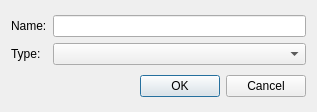
<?xml version="1.0" encoding="UTF-8"?>
<ui version="4.0">
 <class>DialogCreateMaterial</class>
 <widget class="QDialog" name="DialogCreateMaterial">
  <property name="geometry">
   <rect>
    <x>0</x>
    <y>0</y>
    <width>317</width>
    <height>112</height>
   </rect>
  </property>
  <property name="windowTitle">
   <string>Create Material</string>
  </property>
  <layout class="QVBoxLayout" name="verticalLayout">
   <item>
    <layout class="QGridLayout" name="gridLayout">
     <item row="0" column="0">
      <layout class="QVBoxLayout" name="nameLayout">
       <item>
        <widget class="QLabel" name="label">
         <property name="text">
          <string>Name:</string>
         </property>
        </widget>
       </item>
       <item>
        <widget class="QLabel" name="label_2">
         <property name="text">
          <string>Type:</string>
         </property>
        </widget>
       </item>
      </layout>
     </item>
     <item row="0" column="1">
      <layout class="QVBoxLayout" name="controlLayout">
       <item>
        <widget class="QLineEdit" name="materialName"/>
       </item>
       <item>
        <widget class="QComboBox" name="comboBox"/>
       </item>
      </layout>
     </item>
    </layout>
   </item>
   <item>
    <layout class="QHBoxLayout" name="horizontalLayout_2">
     <item>
      <spacer name="horizontalSpacer">
       <property name="orientation">
        <enum>Qt::Horizontal</enum>
       </property>
       <property name="sizeHint" stdset="0">
        <size>
         <width>40</width>
         <height>20</height>
        </size>
       </property>
      </spacer>
     </item>
     <item>
      <widget class="QDialogButtonBox" name="buttonBox">
       <property name="orientation">
        <enum>Qt::Horizontal</enum>
       </property>
       <property name="standardButtons">
        <set>QDialogButtonBox::Cancel|QDialogButtonBox::Ok</set>
       </property>
      </widget>
     </item>
    </layout>
   </item>
  </layout>
 </widget>
 <resources/>
 <connections>
  <connection>
   <sender>buttonBox</sender>
   <signal>accepted()</signal>
   <receiver>DialogCreateMaterial</receiver>
   <slot>accept()</slot>
   <hints>
    <hint type="sourcelabel">
     <x>248</x>
     <y>254</y>
    </hint>
    <hint type="destinationlabel">
     <x>157</x>
     <y>274</y>
    </hint>
   </hints>
  </connection>
  <connection>
   <sender>buttonBox</sender>
   <signal>rejected()</signal>
   <receiver>DialogCreateMaterial</receiver>
   <slot>reject()</slot>
   <hints>
    <hint type="sourcelabel">
     <x>316</x>
     <y>260</y>
    </hint>
    <hint type="destinationlabel">
     <x>286</x>
     <y>274</y>
    </hint>
   </hints>
  </connection>
 </connections>
</ui>
